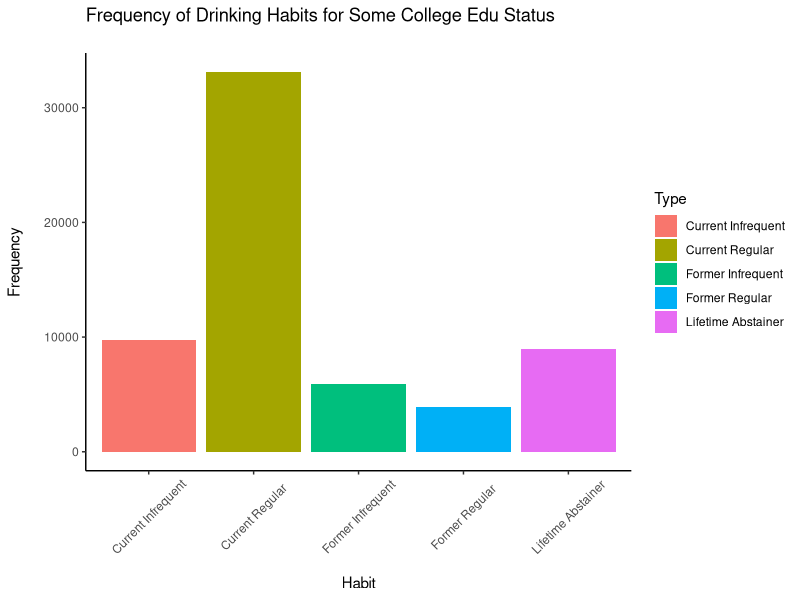

The R source for this figure: (Note: this script raises an error after producing the figure.)
#' @title: subsetFunctions

#' Function to create a chart based on the demographic subset 
#' that the user chooses to examine. 
#' Example: education status + some college

library(ggplot2)

# Practice table to try and get plots to work 
#prac2 <- subsetEdu2 %>%
#  select(Type, "Some college")

Type <- c("Lifetime Abstainer", "Former Infrequent", "Former Regular", "Current Infrequent", "Current Regular")
Freq <- c(8930, 5912, 3901, 9755, 33113)
prac2 <- data.frame(Type, Freq)

ggplot(prac2, aes(x = Type, y = Freq, fill = Type)) + 
  geom_bar(stat = "identity") +
  labs(title = "Frequency of Drinking Habits for Some College Edu Status\n", x = "\nHabit", y = "Frequency\n") +
  theme_classic() + 
  theme(axis.text.x = element_text(angle = 45, vjust = 0.5))


# Function - almost works (can't get line 30 to work properly, gives weird y-axis)

chooseSub <- function(df, colName){
  ggplot(df, aes(x = Type, y = .data[[colName]], fill = Type)) + 
    geom_bar(stat = "identity") +
    labs(title = "Frequency of Drinking Habits\n", x = "\nHabit", y = "Frequency\n") +
    theme_classic() + 
    theme(axis.text.x = element_text(angle = 45, vjust = 0.5))
}

chooseSub(subsetEdu2, "Some college")

# Practice pie chart 
#prac1 <- subsetEdu2 %>%
#  select('Some college')

#pie(table(prac1))


